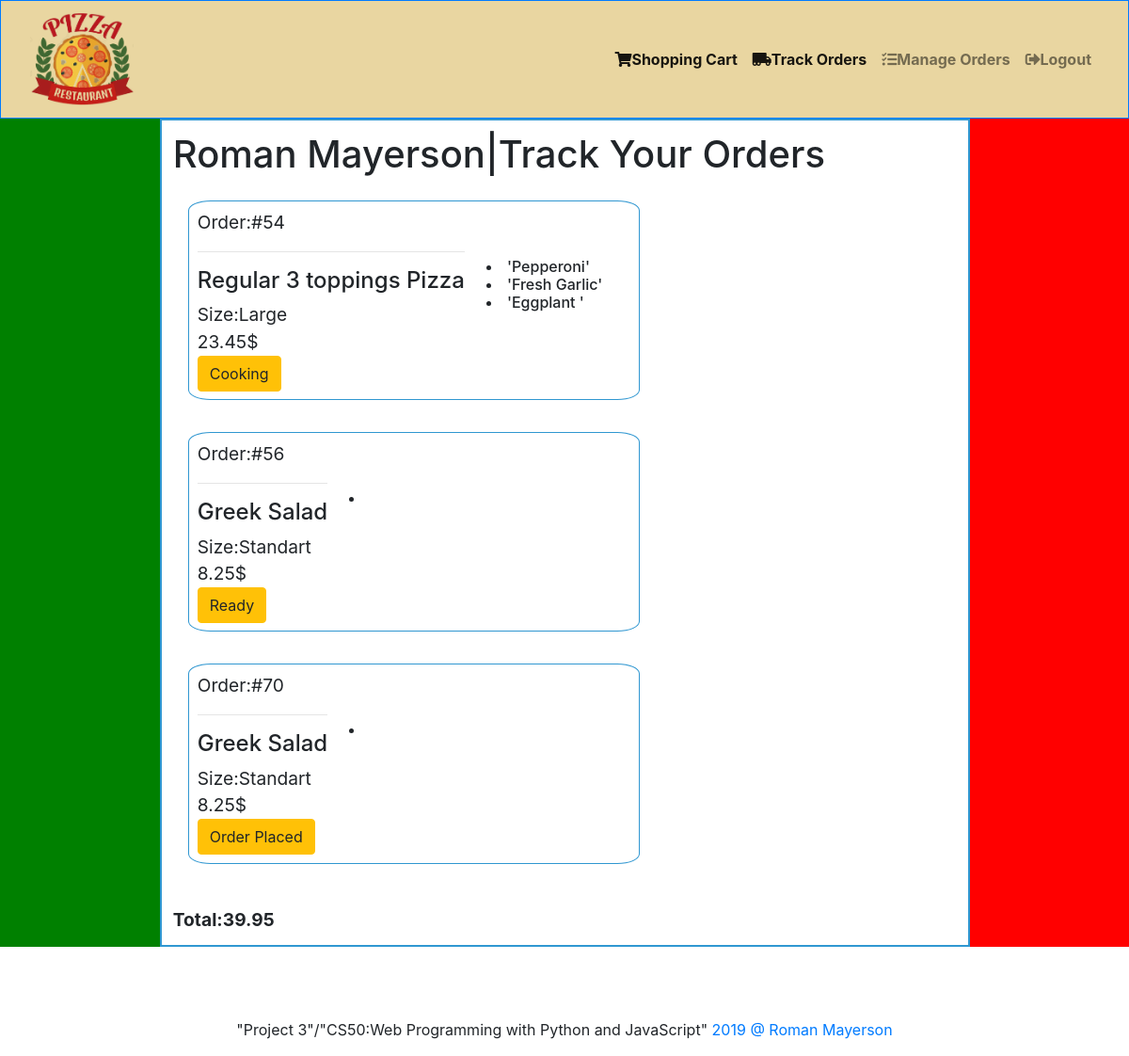
/trackorders (signed in), run on the app's committed database.
### pizza/models.py (models this page shows)
class Order(models.Model):
    name = models.CharField(max_length=64)
    o_type= models.CharField(max_length=64)
    size=models.CharField(max_length=64)
    extras=models.CharField(max_length=512)
    price=models.FloatField()
    owner=models.CharField(max_length=64)
    status=models.CharField(max_length=64)
    def __str__(self):
        return f"Order number:{self.id} by {self.owner}"

### pizza/views.py (the view)
# urls.py: path("trackorders",views.trackorders,name="trackorders"),
def trackorders(request):
     user=request.user
     order_owner=""+user.first_name+" "+user.last_name
     your_orders = Order.objects.filter(owner=order_owner,status="Order Placed") |Order.objects.filter (owner=order_owner,status="Cooking")|Order.objects.filter (owner=order_owner,status="Preparing")|Order.objects.filter (owner=order_owner,status="Ready")
     if your_orders.exists():
      extras_lists=[]
      total=0#Total price of all orders for a user
      for x in your_orders:
       total=total+x.price
       print(x)
       extrs=x.extras # recieveing extras list from table row as string :"['topping1', 'topping2',...]"
       print(extrs)
       substr=extrs[1:-1] #remove first and last chars from the string:"'topping1', 'topping2',..."
       print(substr)
       extr_array=substr.split(",")#break string into tokens by "," delimiter and store into array
       print(extr_array)
       extras_lists.append(extr_array)
      mylist = zip(your_orders, extras_lists)
      context = {"my_list":mylist,"order_total":total,"orders_owner":order_owner}
     else:
      context = {"my_list":[],"order_total":0}
     return render(request, "pizza/trackorders.html",context)

### pizza/templates/pizza/trackorders.html (shortened to what this page needs)
{% extends "pizza/base.html" %}
{% block navbar %}
{% if user.is_superuser %}
<ul class="navbar-nav">
        <li class="nav-item active">
          <a class="nav-link"  href="{% url 'orders' %}"><i class="fas fa-shopping-cart"></i>Shopping Cart</a>
        </li>
        <li class="nav-item active">
                <a class="nav-link"  href="{% url 'trackorders' %}"><i class="fas fa-truck-moving"></i>Track Orders</a>
            </li>
            <li class="nav-item">
               <a  href="{% url 'manageorders' %}" class="nav-link" ><i class="fas fa-tasks"></i>Manage Orders</a>
            </li>
        <li class="nav-item">
          <a  href="{% url 'logout' %}" class="nav-link" ><i class="fas fa-sign-out-alt"></i>Logout</a>
        </li>
      </ul>
     {% endif %}
{% endblock %}
{% block body %}
<h1>{{orders_owner}}|Track Your Orders</h1>
{% if order_total == 0 %}
 <hr> <hr>
 <h2>There is no Orders to Track</h2>
 {% else %}
<div class="r2">
    {% for order,extra in my_list  %}
 <div class="order">
     <div>
    <div class="r2">Order:#<div class="order_number">{{ order.id }}</div></div>
    <hr>
    <div><h4>{{ order.name }}</h4></div>
    <div>Size:{{ order.size }}</div>
    <div class="pricefield"> {{ order.price }}$</div>
    <button class="btn btn-warning">{{ order.status }}</button>
     </div>
    <div class="extras">
        <br>
        <h6>
         {% for ex in extra %}
         <li>{{ ex }}</li>
         {% empty %}
         <div></div>
         {% endfor %}
         </h6>
    </div>
   </div>
     {% endfor %}
     </div>
    <br>
        <b><div class="r2">Total:<div id="total">{{order_total}}</div></div></b>
 {% endif %}
{% endblock %}

### pizza/static/pizza/styles.css (style rules this page uses)
body { font-family: sans-serif; }

### pizza/templates/pizza/base.html (style rules this page uses)
.r2 { display:flex; flex-direction:row; flex-wrap: wrap; }
.order { width:480px; margin:2%; padding:1%; display:flex; flex-direction:row; border-radius:5%; border: 1px solid #3097D1; }
.extras { margin:5%; }

### data on the page
Order: id "54", name "Regular 3 toppings Pizza", size "Large", price "23.45", status "Cooking", extra "'Pepperoni'" "'Fresh Garlic'" "'Eggplant '"
Order: id "56", name "Greek Salad", size "Standart", price "8.25", status "Ready"
Order: id "70", name "Greek Salad", size "Standart", price "8.25", status "Order Placed"

### other printed values
{{ orders_owner }} "Roman Mayerson"
{{ order_total }} "39.95"
